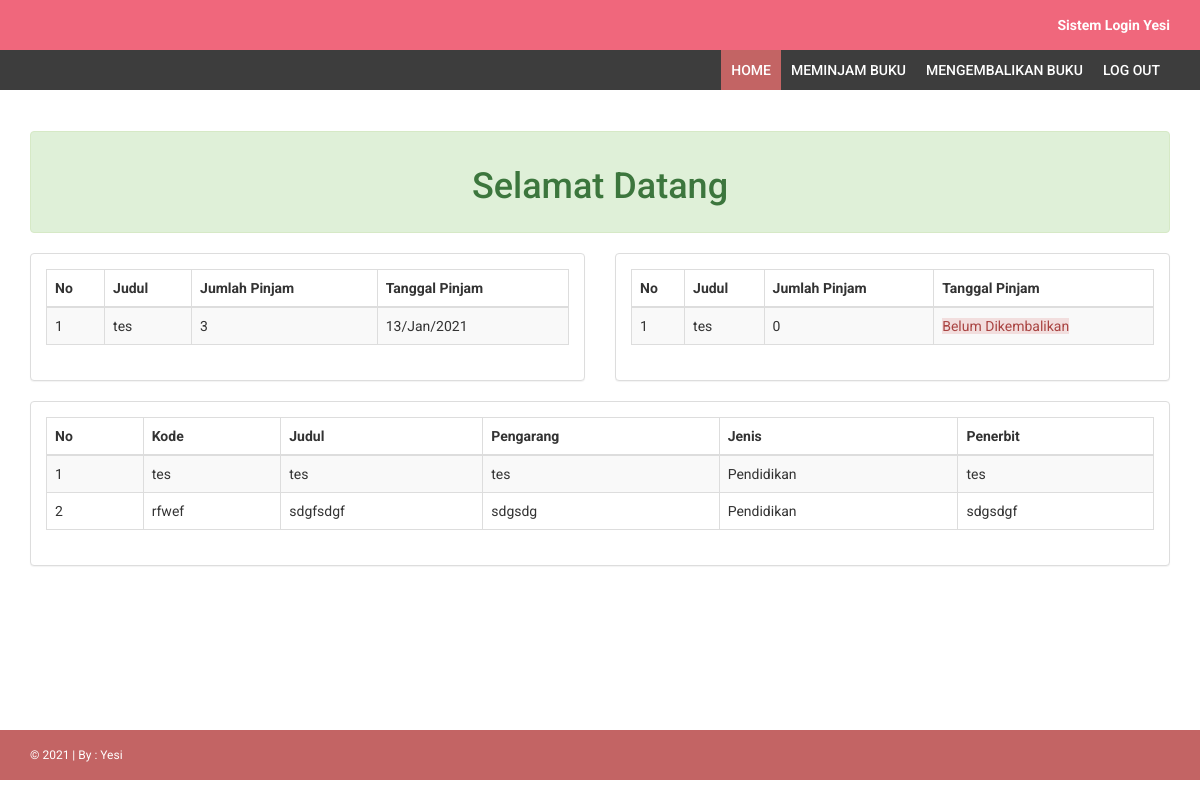
/home.php (signed in), run on the app's committed database.
### tables this page shows
CREATE TABLE `peminjaman` (
  `id` int(11) NOT NULL,
  `id_user` int(11) NOT NULL,
  `id_buku` int(11) NOT NULL,
  `tgl_pinjam` int(11) NOT NULL,
  `jml_pinjam` int(11) NOT NULL,
  `tgl_kembali` int(11) NOT NULL,
  `jml_kembali` int(11) NOT NULL
);

CREATE TABLE `buku` (
  `id` int(11) NOT NULL,
  `kode_buku` varchar(10) NOT NULL,
  `judul_buku` varchar(256) NOT NULL,
  `pengarang` varchar(100) NOT NULL,
  `jenis_buku` varchar(50) NOT NULL,
  `penerbit` varchar(100) NOT NULL
);

### home.php (the view, shortened to what this page needs)
<?php
    include('connect.php');
?>
<!DOCTYPE html>
<html xmlns="http://www.w3.org/1999/xhtml">
<head>
    <link href="assets/css/bootstrap.css" rel="stylesheet" />
    <link href="assets/css/font-awesome.css" rel="stylesheet" />
    <link href="assets/css/style.css" rel="stylesheet" />
</head>
<body>
    <header>
        <div class="container">
            <div class="row">
                <div class="col-md-12">
                    <strong>Sistem Login Yesi </strong>
                </div>
            </div>
        </div>
    </header>
    <section class="menu-section">
        <div class="container">
            <div class="row">
                <div class="col-md-12">
                    <div class="navbar-collapse collapse ">
                        <ul id="menu-top" class="nav navbar-nav navbar-right">
                            <li><a class="menu-top-active" href="home.php">Home</a></li>
                            <li><a href="pinjam.php">Meminjam Buku</a></li>
                            <li><a href="kembali.php">Mengembalikan Buku</a></li>
                            <li><a href="logout.php">Log Out</a></li>
                        </ul>
                    </div>
                </div>
            </div>
        </div>
    </section>
    <div class="content-wrapper">
        <div class="container">
            <div class="row">
                <div class="col-md-12">
                </div>
                <div class="col-md-12">
                    <div class="alert alert-success text-center">
                        <h1>Selamat Datang</h1>
                    </div>
                </div>
                <div class="col-md-6">
                    <div class="panel panel-default">
                        <div class="panel-body">
                            <div class="table-responsive">
                                <table class="table table-striped table-bordered table-hover">
                                    <thead>
                                        <tr>
                                            <th>No</th>
                                            <th>Judul</th>
                                            <th>Jumlah Pinjam</th>
                                            <th>Tanggal Pinjam</th>
                                        </tr>
                                    </thead>
                                    <tbody>
                                        <?php
                                        $username = $_SESSION['username'];
                                        $data = mysqli_fetch_array(mysqli_query($connect, "SELECT * FROM user WHERE username = $username"));
                                        $id_user = $data['id'];
                                        $query = mysqli_query($connect, "SELECT judul_buku, jml_pinjam, tgl_pinjam FROM peminjaman JOIN buku ON id_buku = buku.id WHERE id_user = $id_user");
                                        $no = 1;
                                        while ($data = mysqli_fetch_array($query)) {
                                        ?>
                                        <tr>
                                            <td><?= $no; ?></td>
                                            <td><?= $data['judul_buku']; ?></td>
                                            <td><?= $data['jml_pinjam']; ?></td>
                                            <td><?= date('d/M/Y', $data['tgl_pinjam']); ?></td>
                                        </tr>
                                        <?php $no++; } ?>
                                    </tbody>
                                </table>
                            </div>
                        </div>
                    </div>
                </div>
                <div class="col-md-6">
                    <div class="panel panel-default">
                        <div class="panel-body">
                            <div class="table-responsive">
                                <table class="table table-striped table-bordered table-hover">
                                    <thead>
                                        <tr>
                                            <th>No</th>
                                            <th>Judul</th>
                                            <th>Jumlah Pinjam</th>
                                            <th>Tanggal Pinjam</th>
                                        </tr>
                                    </thead>
                                    <tbody>
                                        <?php
                                        $username = $_SESSION['username'];
                                        $data = mysqli_fetch_array(mysqli_query($connect, "SELECT * FROM user WHERE username = $username"));
                                        $id_user = $data['id'];
                                        $query = mysqli_query($connect, "SELECT judul_buku, jml_kembali, tgl_kembali FROM peminjaman JOIN buku ON id_buku = buku.id WHERE id_user = $id_user");
                                        $no = 1;
                                        while ($data = mysqli_fetch_array($query)) {
                                        ?>
                                        <tr>
                                            <td><?= $no; ?></td>
                                            <td><?= $data['judul_buku']; ?></td>
                                            <td><?= $data['jml_kembali']; ?></td>
                                            <td>
                                                <?php if ($data['tgl_kembali'] == 0): ?>
                                                    <span class="alert-danger">Belum Dikembalikan</span>
                                                <?php else: ?>
                                                <?= date('d/M/Y', $data['tgl_kembali']); ?>
                                                <?php endif; ?>
                                            </td>
                                        </tr>
                                        <?php $no++; } ?>
                                    </tbody>
                                </table>
                            </div>
                        </div>
                    </div>
                </div>
                <div class="col-md-12">
                    <div class="panel panel-default">
                        <div class="panel-body">
                            <div class="table-responsive">
                                <table class="table table-striped table-bordered table-hover">
                                    <thead>
                                        <tr>
                                            <th>No</th>
                                            <th>Kode</th>
                                            <th>Judul</th>
                                            <th>Pengarang</th>
                                            <th>Jenis</th>
                                            <th>Penerbit</th>
                                        </tr>
                                    </thead>
                                    <tbody>
                                        <?php
                                        $query = mysqli_query($connect, "SELECT * FROM buku");
                                        $no = 1;
                                        while ($data = mysqli_fetch_array($query)) {
                                        ?>
                                        <tr>
                                            <td><?= $no; ?></td>
                                            <td><?= $data['kode_buku']; ?></td>
                                            <td><?= $data['judul_buku']; ?></td>
                                            <td><?= $data['pengarang']; ?></td>
                                            <td><?= $data['jenis_buku']; ?></td>
                                            <td><?= $data['penerbit']; ?></td>
                                        </tr>
                                        <?php $no++; } ?>
                                    </tbody>
                                </table>
                            </div>
                        </div>
                    </div>
                </div>
            </div>
        </div>
    </div>
    <footer>
        <div class="container">
            <div class="row">
                <div class="col-md-12">
                    &copy; <?= date('Y'); ?> | By : Yesi</a>
                </div>
            </div>
        </div>
    </footer>
</body>
</html>

### assets/css/style.css (style rules this page uses)
body { font-family: 'Roboto', sans-serif; line-height: 30px; }
.content-wrapper { margin-top: 40px; min-height: 600px; padding-bottom: 60px; }
header { background-color: #F0677C; color: #fff; padding: 10px; text-align: right; }
.menu-section { background-color: #3D3D3D; }
#menu-top a { color: #FFF; text-decoration: none; font-weight: 500; padding: 10px 10px 10px 10px; text-transform: uppercase; }
.menu-top-active { background-color: #C36464; }
footer { padding: 10px; color: #fff; font-size: 12px; background-color: #C36464; }

### data on the page
peminjaman: id_buku.judul_buku "tes", jml_pinjam "3", tgl_pinjam "13/Jan/2021", jml_kembali "0", tgl_kembali "Belum Dikembalikan"
buku: kode_buku "tes", judul_buku "tes", pengarang "tes", jenis_buku "Pendidikan", penerbit "tes"
buku: kode_buku "rfwef", judul_buku "sdgfsdgf", pengarang "sdgsdg", jenis_buku "Pendidikan", penerbit "sdgsdgf"
